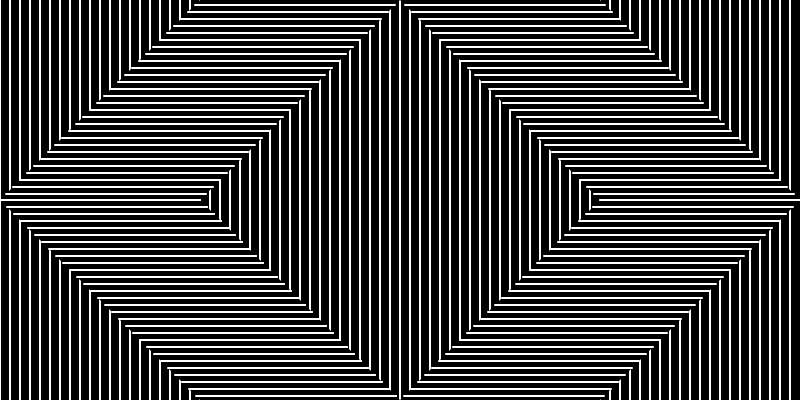
Frame 1 (no input)
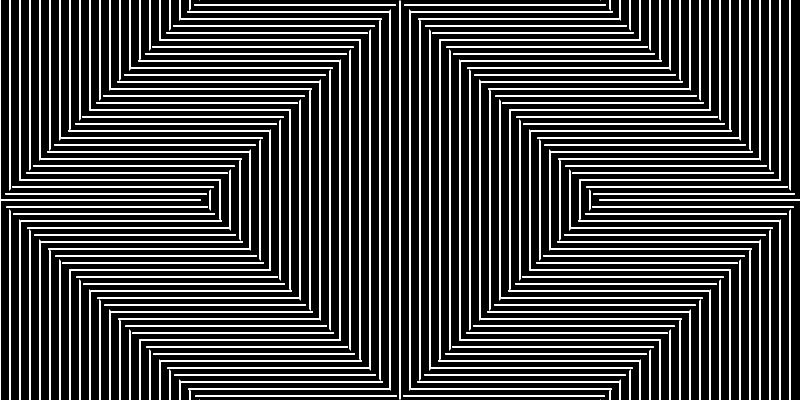
Frame 60 (no input)
Frame 120 (the mouse pressed at the canvas centre since frame 60): identical to frame 60, image omitted

The p5.js sketch that drew these frames (run headless with seeded random() and noise() and a simulated clock; from frame 60 on, the mouse is pressed at the canvas centre):

// p5.js sketch
// ── sketch.js
var rectwidth = 2;

function setup (){
	createCanvas(800,400);
	background (0,0,0);

}

function draw () {

	strokeWeight(rectwidth);
	stroke(255,255,255);

	for (var i=0; i < width; i = i+10) {
  		line(i, 0, i, height);
	}

	fill(0,0,0);
	noStroke();
//top right 

	quad(width/2, 0, 600, 0, width, height/2, 600, height/2);

//top left
	quad(width/4, 0, width/2, 0, width/4, height/2, 0, height/2);
//bottom left
	quad(0, height/2, width/4, height/2, width/2, height, width/4, height);
//bottom right
	quad(600, height/2, width, height/2, 600, height, width/2, height);
	
	stroke(255,255,255);
	strokeWeight(rectwidth);
	//top left
	for (var i = 5; i < height/2; i = i+7) {
  		line(200, i, (400)-i, i);
	}
	for (var i = 5; i < height/2; i = i+7) {
  		line(200-i, i,200-i+i, i);
	}
//top right
	for (var i = 5; i < height/2; i = i+7) {
  		line(400+i, i,600, i);
  	}
  	for (var i = 5; i < height/2; i = i+7) {
  		line(600+i, i,600, i);
  	}
//bottom left
  	for (var i = 200; i < height; i = i+7) {
  		line(0+i, i,200, i);
  	}
  	for (var i = 200; i < height; i = i+7) {
  		line(0+i, i,i-200, i);
  	}
//bottom right
	for (var i = 200; i < height; i = i+7) {
  		line(1000-i, i,800-i, i);
  	}
  	


}
